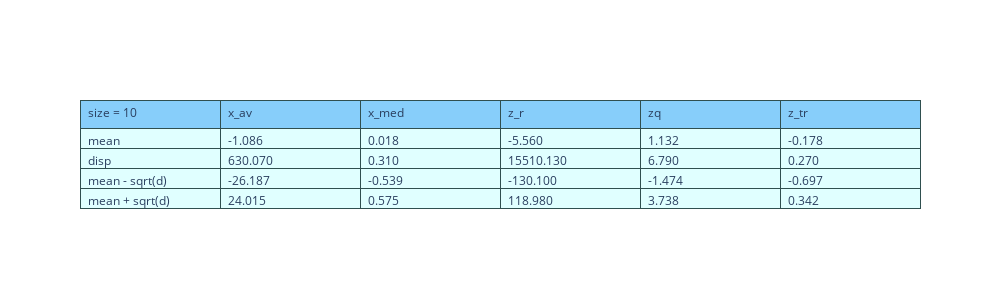
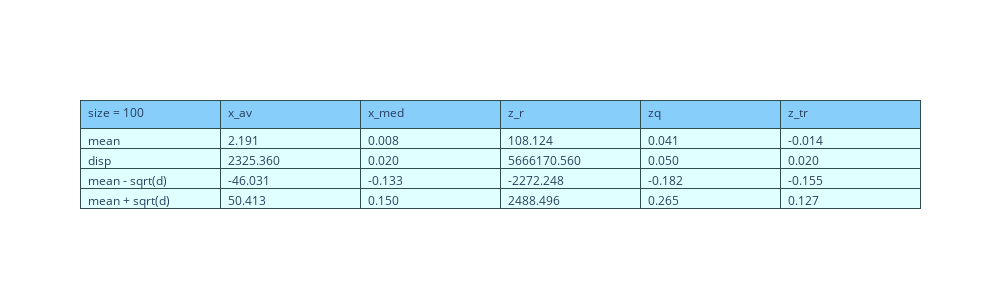
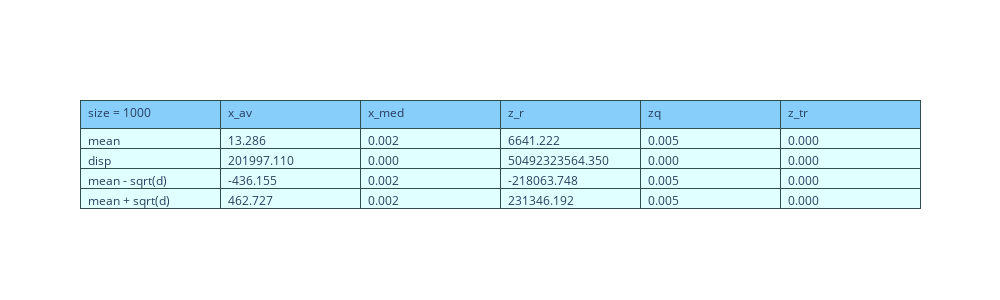

The cell these charts' notebook holds for them, in order:
### Code cell
# Распределение Коши
Draw(st.cauchy,10)
Draw(st.cauchy,100)
Draw(st.cauchy,1000)

### Figure 1 — Plotly figure (JSON) as saved in the notebook; plotly's stock layout.template omitted (floating-point values rounded to 4 significant figures)
{"data": [{"cells": {"align": "left", "fill": {"color": "lightcyan"}, "format": ["", ".3f"], "line": {"color": "darkslategray"}, "values": [["mean", "disp", "mean - sqrt(d)", "mean + sqrt(d)"], [-1.086, 630.1, -26.19, 24.02], [0.01774, 0.31, -0.539, 0.5745], [-5.56, 15510.0, -130.1, 119.0], [1.132, 6.79, -1.474, 3.738], [-0.1776, 0.27, -0.6972, 0.3421]]}, "header": {"align": "left", "fill": {"color": "lightskyblue"}, "line": {"color": "darkslategray"}, "values": ["size = 10", "x_av", "x_med", "z_r", "zq", "z_tr"]}, "type": "table"}], "layout": {"height": 300, "width": 1000}}

### Figure 2 — Plotly figure (JSON) as saved in the notebook; plotly's stock layout.template omitted (floating-point values rounded to 4 significant figures)
{"data": [{"cells": {"align": "left", "fill": {"color": "lightcyan"}, "format": ["", ".3f"], "line": {"color": "darkslategray"}, "values": [["mean", "disp", "mean - sqrt(d)", "mean + sqrt(d)"], [2.191, 2325.0, -46.03, 50.41], [0.008234, 0.02, -0.1332, 0.1497], [108.1, 5666000.0, -2272.0, 2488.0], [0.04121, 0.05, -0.1824, 0.2648], [-0.01393, 0.02, -0.1553, 0.1275]]}, "header": {"align": "left", "fill": {"color": "lightskyblue"}, "line": {"color": "darkslategray"}, "values": ["size = 100", "x_av", "x_med", "z_r", "zq", "z_tr"]}, "type": "table"}], "layout": {"height": 300, "width": 1000}}

### Figure 3 — Plotly figure (JSON) as saved in the notebook; plotly's stock layout.template omitted (floating-point values rounded to 4 significant figures)
{"data": [{"cells": {"align": "left", "fill": {"color": "lightcyan"}, "format": ["", ".3f"], "line": {"color": "darkslategray"}, "values": [["mean", "disp", "mean - sqrt(d)", "mean + sqrt(d)"], [13.29, 202000.0, -436.2, 462.7], [0.001814, 0, 0.001814, 0.001814], [6641.0, 50490000000.0, -218100.0, 231300.0], [0.005358, 0, 0.005358, 0.005358], [0.0001798, 0, 0.0001798, 0.0001798]]}, "header": {"align": "left", "fill": {"color": "lightskyblue"}, "line": {"color": "darkslategray"}, "values": ["size = 1000", "x_av", "x_med", "z_r", "zq", "z_tr"]}, "type": "table"}], "layout": {"height": 300, "width": 1000}}
